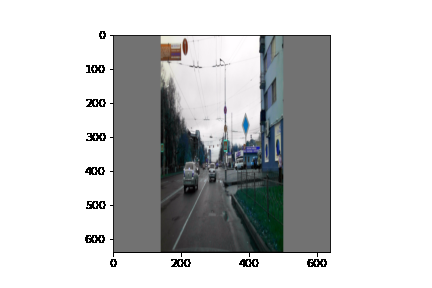
#> input picture notebooks/sample.png, 432 x 288 px; its folder holds only this picture in this run
$ python -i augmentations.py   (imports and definitions only)   (older library calls are emulated)
#> lines starting #> are read from the running program, lines starting #| are printed output that depends on the picture
### maddrive_adas/utils/general.py
# YOLOv5 🚀 by Ultralytics, GPL-3.0 license
"""
General utils
"""

import contextlib
import glob
import logging
import math
import os
import platform
import random
import re
import shutil
import signal
import time
import urllib
from itertools import repeat
from multiprocessing.pool import ThreadPool
from pathlib import Path
from subprocess import check_output
from zipfile import ZipFile

import cv2
import numpy as np
import pandas as pd
import pkg_resources as pkg
import torch
import torchvision
import yaml

from maddrive_adas.utils.downloads import gsutil_getsize
from maddrive_adas.utils.metrics import box_iou, fitness

# Settings
FILE = Path(__file__).resolve()
ROOT = FILE.parents[1]  # YOLOv5 root directory
NUM_THREADS = min(
    2, max(1, os.cpu_count() - 1)
)  # number of YOLOv5 multiprocessing threads

torch.set_printoptions(linewidth=320, precision=5, profile="long")
#> (this line was passed over: torch is not available in this run)
np.set_printoptions(
    linewidth=320, formatter={"float_kind": "{:11.5g}".format}
)  # format short g, %precision=5
pd.options.display.max_columns = 10
cv2.setNumThreads(
    0
)  # prevent OpenCV from multithreading (incompatible with PyTorch DataLoader)
os.environ["NUMEXPR_MAX_THREADS"] = str(NUM_THREADS)  # NumExpr max threads


def is_kaggle():
    # Is environment a Kaggle Notebook?
    try:
        assert os.environ.get("PWD") == "/kaggle/working"
        assert os.environ.get("KAGGLE_URL_BASE") == "https://www.kaggle.com"
        return True
    except AssertionError:
        return False


def set_logging(name=None, verbose=True):
    # Sets level and returns logger
#> further down, picture is the input picture: shape (288, 432, 3); mean B, G, R 200.5, 200.2, 198.9
    if is_kaggle():
        for h in logging.root.handlers:
            logging.root.removeHandler(
                h
            )  # remove all handlers associated with the root logger object
    rank = int(os.getenv("RANK", -1))  # rank in world for Multi-GPU trainings
    logging.basicConfig(
        format="%(message)s",
        level=logging.INFO if (verbose and rank in (-1, 0)) else logging.WARNING,
    )
    return logging.getLogger(name)


LOGGER = set_logging(
    __name__,
    verbose=False
)  # define globally (used in train.py, val.py, detect.py, etc.)


class Profile(contextlib.ContextDecorator):
    # Usage: @Profile() decorator or 'with Profile():' context manager
    def __enter__(self):
        self.start = time.time()

    def __exit__(self, type, value, traceback):
        print(f"Profile results: {time.time() - self.start:.5f}s")


class Timeout(contextlib.ContextDecorator):
    # Usage: @Timeout(seconds) decorator or 'with Timeout(seconds):' context manager
    # [4 lines left out: function __init__, not called in this run]

    def _timeout_handler(self, signum, frame):
        raise TimeoutError(self.timeout_message)

    def __enter__(self):
        signal.signal(signal.SIGALRM, self._timeout_handler)  # Set handler for SIGALRM
        signal.alarm(self.seconds)  # start countdown for SIGALRM to be raised

    # [4 lines left out: function __exit__, not called in this run]


class WorkingDirectory(contextlib.ContextDecorator):
    # Usage: @WorkingDirectory(dir) decorator or 'with WorkingDirectory(dir):' context manager
    def __init__(self, new_dir):
        self.dir = new_dir  # new dir
        self.cwd = Path.cwd().resolve()  # current dir

    def __enter__(self):
        os.chdir(self.dir)

    def __exit__(self, exc_type, exc_val, exc_tb):
        os.chdir(self.cwd)


def try_except(func):
    # try-except function. Usage: @try_except decorator
    # [5 lines left out: function handler, not called in this run]

    return handler


# [74 lines left out: functions methods, print_args, init_seeds, intersect_dicts, get_latest_run, user_config_dir and 1 more, not called in this run]


def is_docker():
    # Is environment a Docker container?
    return Path("/workspace").exists()  # or Path('/.dockerenv').exists()


# [6 lines left out: function is_colab, not called in this run]


def is_pip():
    # Is file in a pip package?
    return "site-packages" in Path(__file__).resolve().parts


# [4 lines left out: function is_ascii, not called in this run]


def is_chinese(s="人工智能"):
    # Is string composed of any Chinese characters?
    return re.search("[\u4e00-\u9fff]", s)


# [56 lines left out: functions emojis, file_size, check_online, check_git_status, not called in this run]


def check_python(minimum="3.6.2"):
    # Check current python version vs. required python version
    check_version(platform.python_version(), minimum, name="Python ", hard=True)


# [103 lines left out: functions check_version, check_requirements, check_img_size, check_imshow, check_suffix, not called in this run]


def check_yaml(file, suffix=(".yaml", ".yml")):
    # Search/download YAML file (if necessary) and return path, checking suffix
    return check_file(file, suffix)


# [154 lines left out: functions check_file, check_dataset, url2file, download, make_divisible, not called in this run]


def clean_str(s):
    # Cleans a string by replacing special characters with underscore _
    return re.sub(pattern="[|@#!¡·$€%&()=?¿^*;:,¨´><+]", repl="_", string=s)


def one_cycle(y1=0.0, y2=1.0, steps=100):
    # lambda function for sinusoidal ramp from y1 to y2 https://arxiv.org/pdf/1812.01187.pdf
    return lambda x: ((1 - math.cos(x * math.pi / steps)) / 2) * (y2 - y1) + y1


# [509 lines left out: functions colorstr, labels_to_class_weights, labels_to_image_weights, coco80_to_coco91_class, xyxy2xywh, xywh2xyxy and 13 more, not called in this run]


# Variables
NCOLS = (
    0 if is_docker() else shutil.get_terminal_size().columns
)  # terminal window size for tqdm


# [25 lines left out: function colorstr, not called in this run]

### maddrive_adas/utils/augmentations.py
# YOLOv5 🚀 by Ultralytics, GPL-3.0 license
"""
Image augmentation functions
"""

import math
import random

import cv2
import numpy as np

from maddrive_adas.utils.general import (
    LOGGER,
    check_version,
    colorstr,
    resample_segments,
    segment2box,
)
from maddrive_adas.utils.metrics import bbox_ioa


class Albumentations:
    # YOLOv5 Albumentations class (optional, only used if package is installed)
    # [39 lines left out: functions __init__, __call__, not called in this run]


def augment_hsv(im, hgain=0.5, sgain=0.5, vgain=0.5):
    # HSV color-space augmentation
#> called with hgain = 0.5, sgain = 0.5, vgain = 0.5
    if hgain or sgain or vgain:
        r = np.random.uniform(-1, 1, 3) * [hgain, sgain, vgain] + 1  # random gains
        hue, sat, val = cv2.split(cv2.cvtColor(im, cv2.COLOR_BGR2HSV))
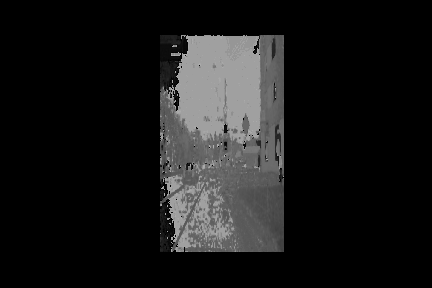
#> hue: shape (288, 432); min 0, max 179, mean 24.3
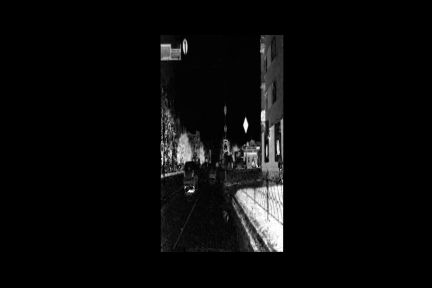
#> sat: shape (288, 432); min 0, max 255, mean 10
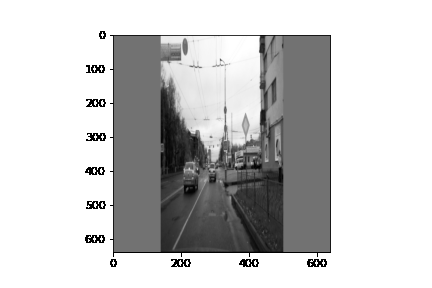
#> val: shape (288, 432); min 0, max 255, mean 201.1
        dtype = im.dtype  # uint8

        x = np.arange(0, 256, dtype=r.dtype)
        lut_hue = ((x * r[0]) % 180).astype(dtype)
        lut_sat = np.clip(x * r[1], 0, 255).astype(dtype)
#> lut_sat = 256 values from 0 to 255
        lut_val = np.clip(x * r[2], 0, 255).astype(dtype)
#> lut_val = 256 values from 0 to 255

        im_hsv = cv2.merge(
            (cv2.LUT(hue, lut_hue), cv2.LUT(sat, lut_sat), cv2.LUT(val, lut_val))
        )
#> im_hsv: shape (288, 432, 3); mean H, S, V 25.3, 11.8, 205.1
        cv2.cvtColor(im_hsv, cv2.COLOR_HSV2BGR, dst=im)  # no return needed
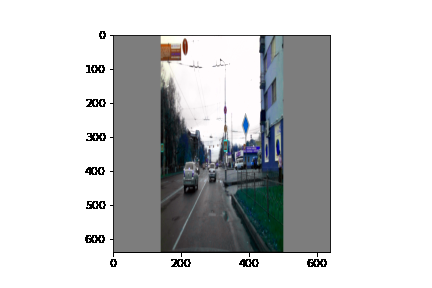
#> im: shape (288, 432, 3); mean B, G, R 204.3, 203.5, 202.2


# [274 lines left out: functions hist_equalize, replicate, letterbox, random_perspective, copy_paste, cutout and 2 more, not called in this run]

>>> import cv2
>>> picture = cv2.imread('../../notebooks/sample.png')
>>> result = augment_hsv(picture)
